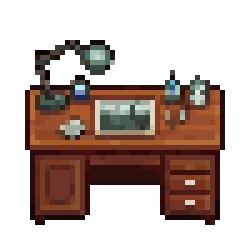
#> input picture art/sable_room/final_desk.png, 48 x 48 px, found by its file name (shown 5 times larger)
$ python build_studio_tiles.py ../../art/sable_room/final_desk.png ../../art/sable_room/final_cabinet.png
#> lines starting #> are read from the running program, lines starting #| are printed output that depends on the picture
"""Packs Sable's own studio furniture into one tilesheet for the spouse room
and patio (SableStudio.png) plus a layout file the map builder reads
(SableStudio.json: each piece's tile position and size on the sheet).

The pieces were made with PixelLab (Create Image Pro, vanilla spouse-room
furniture as the style reference, 2026-10-24) and picked by hand; the
sources are art/sable_room/final_*.png. Each one is cropped to its pixels,
given hard alpha, and set into a whole number of tiles: standing furniture
sits on the bottom edge, wall and floor pieces are centred.

Usage: build_studio_tiles.py <art/sable_room dir> <content pack assets dir>
"""
import json, math, os, sys
from PIL import Image

# piece: (source, anchor) - "bottom" for furniture that stands on the floor.
PIECES = {
    "desk": ("final_desk.png", "bottom"),
    "cabinet": ("final_cabinet.png", "bottom"),
    "easel": ("final_easel.png", "bottom"),
    "rack": ("final_rack.png", "bottom"),
    "table": ("final_table.png", "bottom"),
    "rug": ("final_rug.png", "center"),
    "board": ("final_board.png", "center"),
}
SHEET_TILES = 8                      # sheet width in tiles


def block(path, anchor):
#> called with anchor = 'bottom'
    im = Image.open(path).convert("RGBA")
#> im is the input picture: PIL image 48x48 RGBA; mean R, G, B, A 55, 30.2, 22.6, 115.1
    im.putalpha(im.getchannel("A").point(lambda a: 255 if a >= 128 else 0))
    im = im.crop(im.getbbox())
#> im: PIL image 40x37 RGBA
    cols, rows = math.ceil(im.width / 16), math.ceil(im.height / 16)
#> cols = 3; rows = 3
    out = Image.new("RGBA", (cols * 16, rows * 16), (0, 0, 0, 0))
#> out: PIL image 48x48 RGBA; every value is 0
    x = (out.width - im.width) // 2
#> x = 4
    y = out.height - im.height if anchor == "bottom" else (out.height - im.height) // 2
#> y = 11
    out.alpha_composite(im, (x, y))
    return out, cols, rows


def main():
    src, assets = sys.argv[1], sys.argv[2]
    blocks = {name: block(os.path.join(src, f), anchor) for name, (f, anchor) in PIECES.items()}
#> call 2 of block, with anchor = 'bottom'
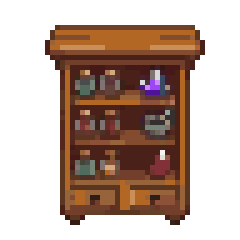
#> input picture art/sable_room/final_cabinet.png, 48 x 48 px, found by its file name (shown 5 times larger)
#> in block, im is the input picture: PIL image 48x48 RGBA; mean R, G, B, A 59.9, 35.2, 26.3, 114.7
#> in block (call 2), `out = Image.new("RGBA", (cols * 16, rows * 16), (0, 0, 0, 0))`: out: PIL image 32x48 RGBA; every value is 0
#> call 3 of block, with anchor = 'bottom'
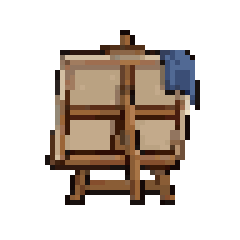
#> input picture art/sable_room/final_easel.png, 48 x 48 px, found by its file name (shown 5 times larger)
#> in block, im is the input picture: PIL image 48x48 RGBA; mean R, G, B, A 55.8, 39.3, 30.7, 86.4
#> call 4 of block, with anchor = 'bottom'
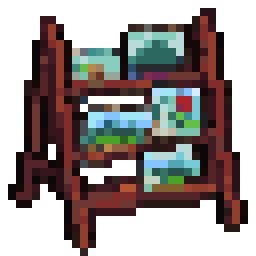
#> input picture art/sable_room/final_rack.png, 32 x 32 px, found by its file name (shown 8 times larger)
#> in block, im is the input picture: PIL image 32x32 RGBA; mean R, G, B, A 48.2, 38.6, 37.6, 146.4
#> in block (call 4), `out = Image.new("RGBA", (cols * 16, rows * 16), (0, 0, 0, 0))`: out: PIL image 32x32 RGBA; every value is 0
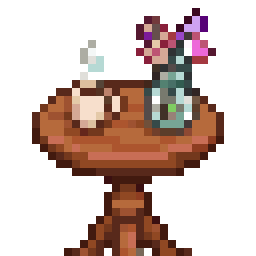
#> input picture art/sable_room/final_table.png, 32 x 32 px, found by its file name (shown 8 times larger)
#> in block, im is the input picture: PIL image 32x32 RGBA; mean R, G, B, A 64.3, 35.3, 30.5, 98.9
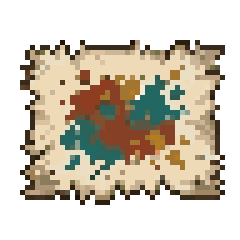
#> input picture art/sable_room/final_rug.png, 48 x 48 px, found by its file name (shown 5 times larger)
#> in block, im is the input picture: PIL image 48x48 RGBA; mean R, G, B, A 99.7, 84.7, 64.7, 131
#> in block (call 6), `im = im.crop(im.getbbox())`:
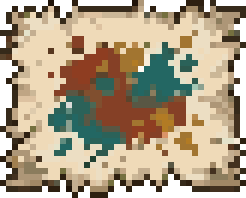
#> im: PIL image 41x33 RGBA (shown 6 times larger); mean R, G, B, A 147.4, 130.9, 104.6, 223.1; transparent parts drawn white
#> in block (call 6), `out.alpha_composite(im, (x, y))`:
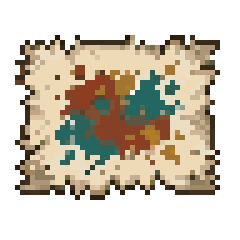
#> out: PIL image 48x48 RGBA (shown 5 times larger); mean R, G, B, A 84.2, 75.5, 60.9, 131; transparent parts drawn white
    # Shelf packing, left to right, a new shelf when the row is full.
    layout, x, y, shelf = {}, 0, 0, 0
    for name, (im, cols, rows) in blocks.items():
        if x + cols > SHEET_TILES:
            x, y, shelf = 0, y + shelf, 0
        layout[name] = {"x": x, "y": y, "cols": cols, "rows": rows}
        x += cols
        shelf = max(shelf, rows)
    height = y + shelf
    sheet = Image.new("RGBA", (SHEET_TILES * 16, height * 16), (0, 0, 0, 0))
    for name, (im, cols, rows) in blocks.items():
        sheet.alpha_composite(im, (layout[name]["x"] * 16, layout[name]["y"] * 16))
    sheet.save(os.path.join(assets, "SableStudio.png"))
    json.dump({"tiles_wide": SHEET_TILES, "tiles_high": height, "pieces": layout},
              open(os.path.join(src, "SableStudio.json"), "w"), indent=2)
    for name, p in layout.items():
        print(f"{name}: {p['cols']}x{p['rows']} at {p['x']},{p['y']}")


if __name__ == "__main__":
#> (the run stopped early here; a loop or call above may not have finished)
